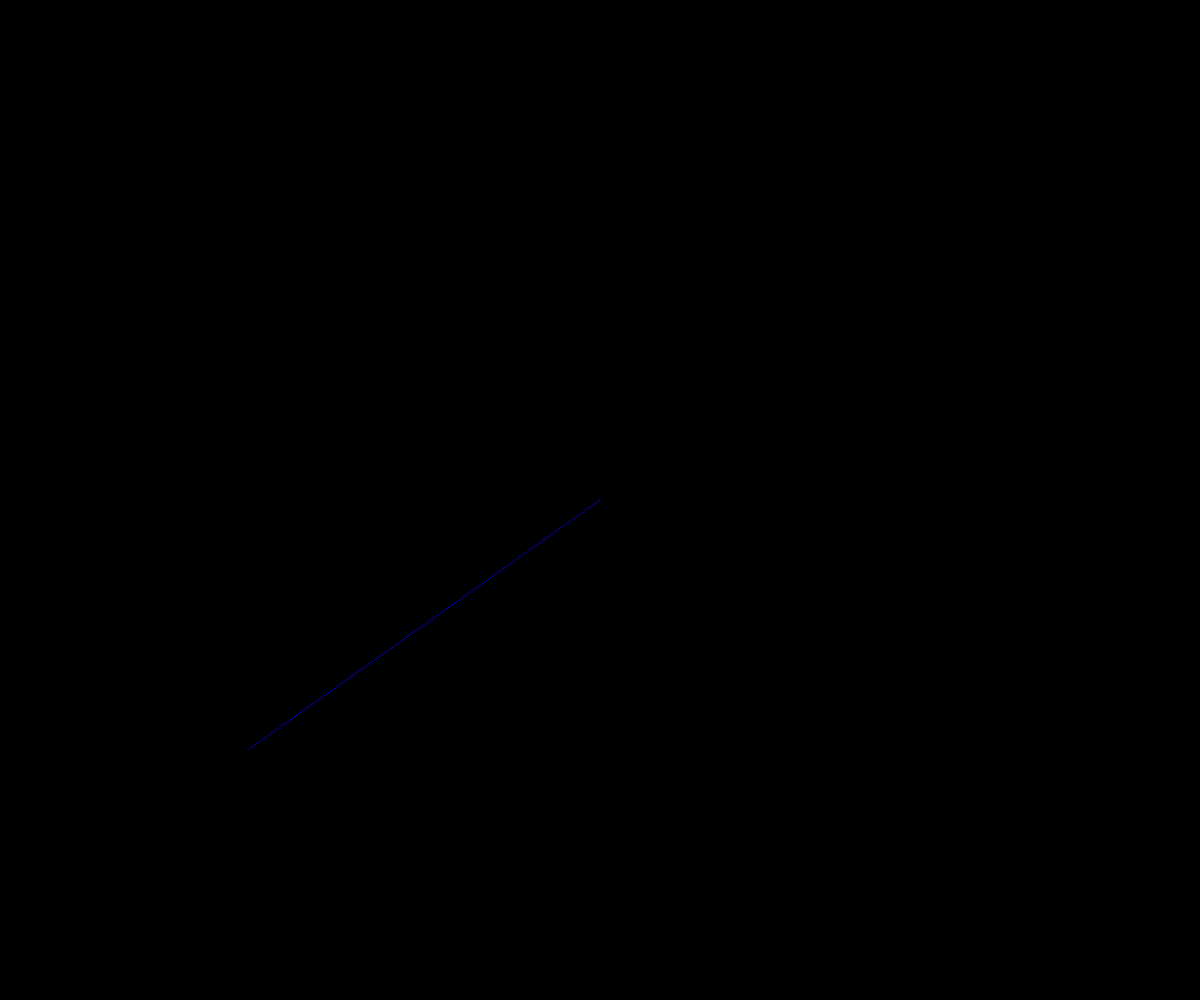
Frame 1 (no input)
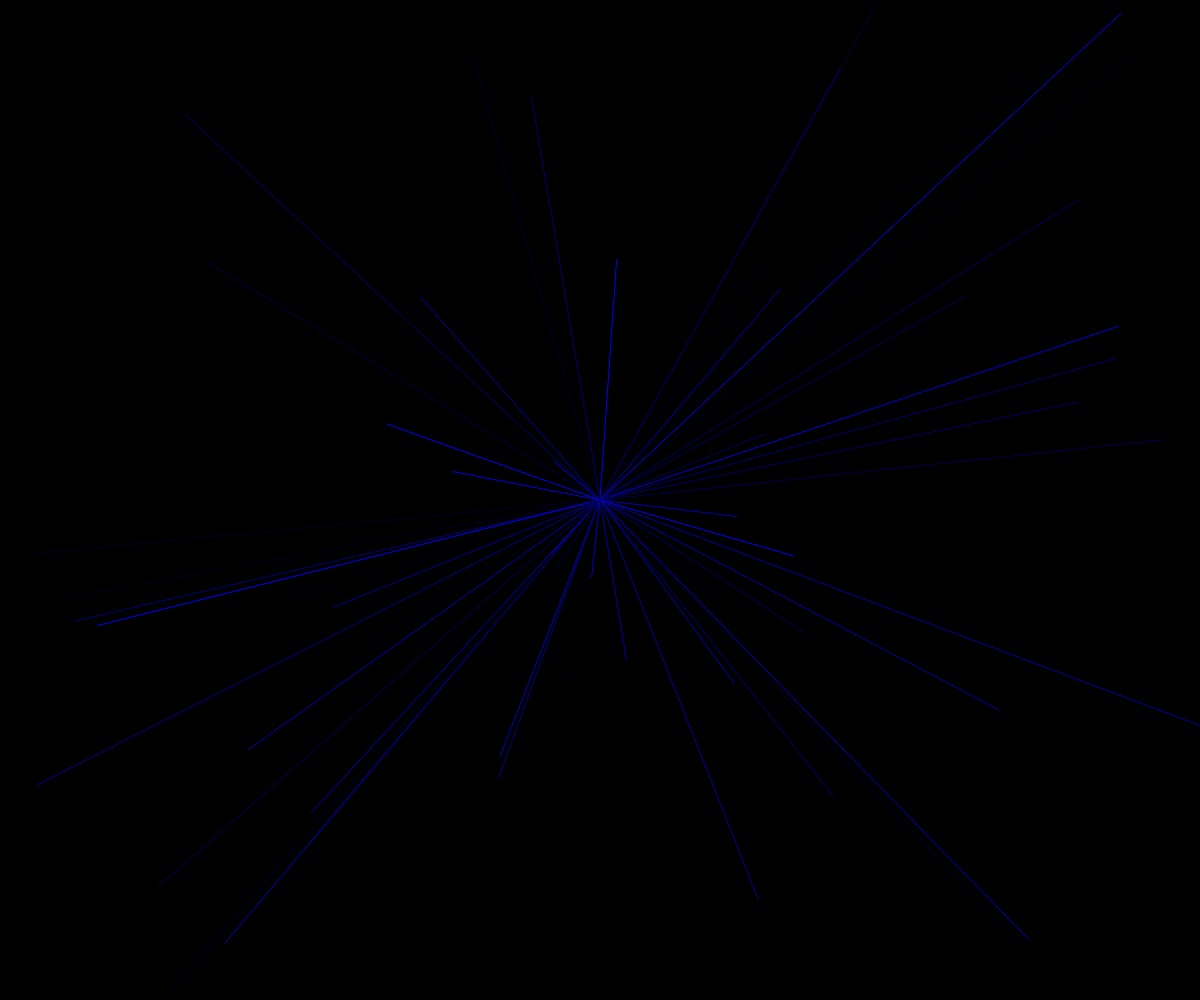
Frame 60 (no input)
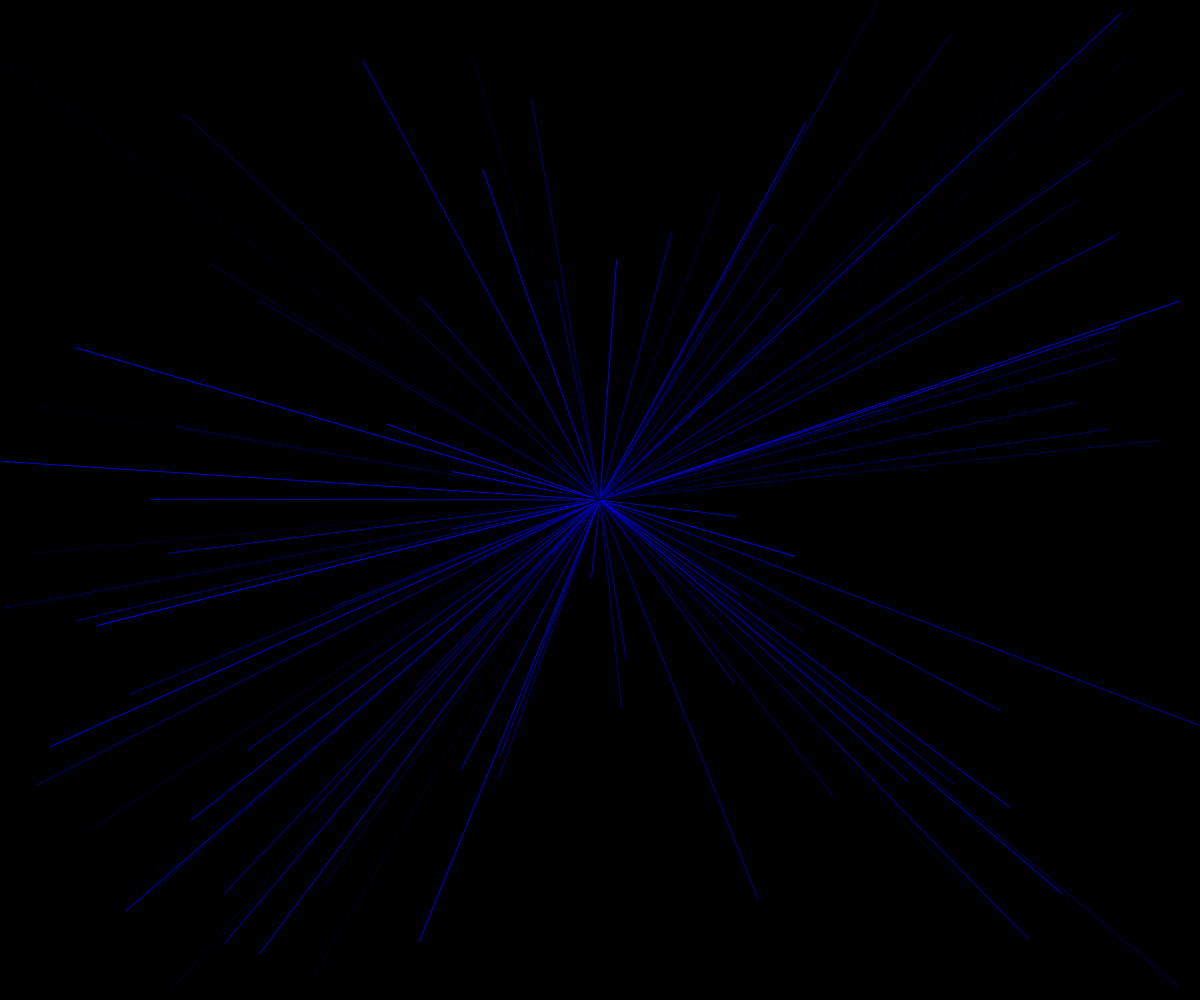
Frame 120 (the mouse pressed at the canvas centre since frame 60)

The p5.js sketch that drew these frames (run headless with seeded random() and noise() and a simulated clock; from frame 60 on, the mouse is pressed at the canvas centre):

// p5.js sketch
// ── sketch.js
// drawing lines from the center of the canvas
// why does the X and Y of second point need to be between 0 and width

function setup() {
    createCanvas(windowWidth, windowHeight);
    background(0); // this makes the background black
}
function draw() {
    stroke(0, 0, random(255)); // R, G, B
    // start lines in the middle of the screen (width/2, height/2)
    line(width/2, height/2, random(width), random(height));
}
